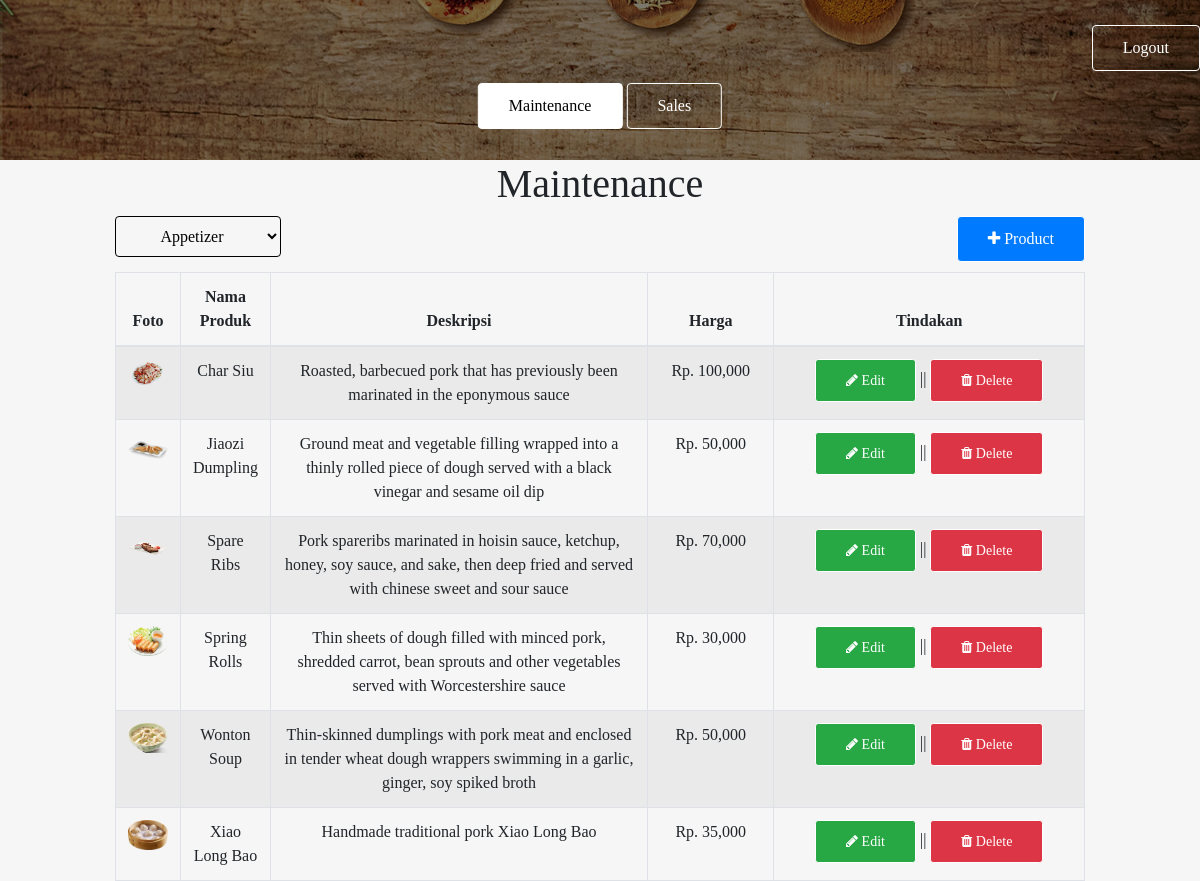
The app's page /maintenance.php?kategori=1 (signed in) with its own data.
### tables this page shows
CREATE TABLE `produk` (
  `id_produk` int(11) NOT NULL,
  `id_kategori` int(11) NOT NULL,
  `nama_produk` varchar(50) NOT NULL,
  `deskripsi` varchar(200) NOT NULL,
  `harga` double NOT NULL,
  `image` varchar(100) NOT NULL
);

### maintenance.php (the view, shortened to what this page needs)
<?php session_start(); include('header.php'); ?>
<?php
if($_SESSION['role'] == "karyawan"){
	?>
<body>
	<header class="menutiap">
		<div class="main">
			<?php include('navbaremployee.php'); ?>
		</div>
		<div class="buttontiap">
  			<a href="maintenance.php" class="btn active">Maintenance</a>
  			<a href="sales.php" class="btn">Sales</a>
  		</div>
	</header>
	<div class="container">
	<h1 class="page-header text-center">Maintenance</h1>
	<div class="row">
		<div class="col-md-12">
			<select id="kategorilist" class="btn btn-default" style="color: black; border-color: black;">
			<?php
				$sql="SELECT * FROM kategori";
				$cquery=$connection->query($sql);
				while($krow=$cquery->fetch_array()){
					$idkategori = isset($_GET['kategori']) ? $_GET['kategori'] : 0;
					$selected = ($idkategori == $krow['id_kategori']) ? " selected" : "";
					echo "<option$selected value=".$krow['id_kategori'].">".$krow['nama_kategori']."</option>";
				}
			?>
			</select>
			<a href="#addproduct" data-toggle="modal" class="pull-right btn btn-primary"><span class="fa fa-plus"></span> Product</a>
		</div>
	</div>
	<div style="margin-top:10px;">
		<table class="table table-striped table-bordered">
			<thead class="text-center">
				<th>Foto</th>
				<th>Nama Produk</th>
				<th>Deskripsi</th>
				<th>Harga</th>
				<th>Tindakan</th>
			</thead>
			<tbody>
				<?php
					$where = "";
					if(isset($_GET['kategori']))
					{
						$idkategori=$_GET['kategori'];
						$where = " WHERE produk.id_kategori = $idkategori";
					}
					$sql="SELECT * FROM produk JOIN kategori on kategori.id_kategori=produk.id_kategori $where ORDER BY produk.id_kategori ASC, produk.nama_produk ASC";
					$query=$connection->query($sql);
					while($row=$query->fetch_array()){
						?>
						<tr class="text-center">
							<td><a href="<?php if(empty($row['image'])){echo "images/noimage.jpg";} else{echo $row['image'];} ?>"><img src="<?php if(empty($row['image'])){echo "images/noimage.jpg";} else{echo $row['image'];} ?>" height="30px" width="40px"></a></td>
							<td><?php echo $row['nama_produk']; ?></td>
							<td style="width: 500px;"><?php echo $row['deskripsi']; ?></td>
							<td style="width: 150px;"><?php echo "Rp. "; echo number_format($row['harga']); ?></td>
							<td style="width: 400px;">
								<a href="#editproduct<?php echo $row['id_produk']; ?>" data-toggle="modal" class="btn btn-success btn-sm"><span class="fa fa-pencil"></span> Edit</a> ||
								<a href="#deleteproduct<?php echo $row['id_produk']; ?>" data-toggle="modal" class="btn btn-danger btn-sm"><span class="fa fa-trash"></span> Delete</a>
							</td>
						</tr>
						<?php
					}
				?>
			</tbody>
		</table>
	</div>
</div>
</body>
</html>
	<?php
}

### header.php (style rules this page uses)
* { margin: 0; padding: 0; font-family: Century Gothic; }
header.menutiap { background-image: linear-gradient(rgba(0,0,0,0.5), rgba(0,0,0,0.5)), url(images/menubackg.jpg); height: 20vh; background-size: cover; background-position: center; }
html, body { height: 100%; padding: 0px; margin: 0px; background: #f6f6f6; }
.main { max-width: 1200px; margin: auto; }
.buttontiap { position: absolute; top: 12%; left: 50%; transform: translate(-50%, -50%); }
.btn { border: 1px solid #fff; padding: 10px 30px; color: #fff; text-decoration: none; transition: 0.6s ease; }
.buttontiap a.active { background-color: #fff; color: #000; }
.container { max-width: 1000px; }

### records on screen
produk: image (picture), nama_produk "Char Siu", deskripsi "Roasted, barbecued pork that has previously been marinated in the eponymous sauce", harga "100,000"
produk: image (picture), nama_produk "Jiaozi Dumpling", deskripsi "Ground meat and vegetable filling wrapped into a thinly rolled piece of dough served with a black vinegar and sesame oil dip", harga "50,000"
produk: image (picture), nama_produk "Spare Ribs", deskripsi "Pork spareribs marinated in hoisin sauce, ketchup, honey, soy sauce, and sake, then deep fried and served with chinese sweet and sour sauce", harga "70,000"
produk: image (picture), nama_produk "Spring Rolls", deskripsi "Thin sheets of dough filled with minced pork, shredded carrot, bean sprouts and other vegetables served with Worcestershire sauce", harga "30,000"
produk: image (picture), nama_produk "Wonton Soup", deskripsi "Thin-skinned dumplings with pork meat and enclosed in tender wheat dough wrappers swimming in a garlic, ginger, soy spiked broth", harga "50,000"
produk: image (picture), nama_produk "Xiao Long Bao", deskripsi "Handmade traditional pork Xiao Long Bao", harga "35,000"

### other values on screen
form field value "Appetizer"
